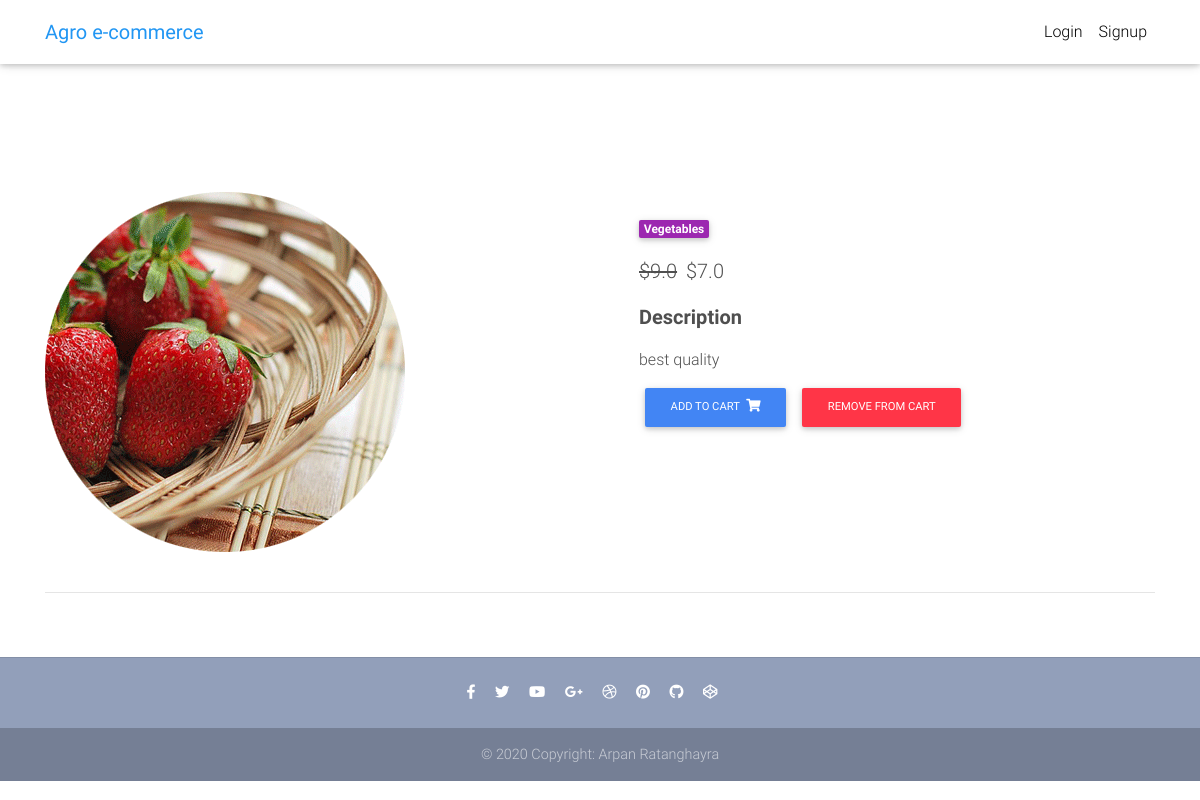
The app's page /product/0/ with its own data.
### core/models.py (models this page shows, shortened)
class Item(models.Model):
    title = models.CharField(max_length=100)
    price = models.FloatField()
    discount_price = models.FloatField(blank=True, null=True)
    category = models.CharField(choices=CATEGORY_CHOICES, max_length=2)
    label = models.CharField(choices=LABEL_CHOICES, max_length=1)
    slug = models.SlugField()
    description = models.TextField()
    image = models.ImageField()
    def get_add_to_cart_url(self):
        return reverse("core:add-to-cart", kwargs={
            'slug': self.slug
        })
    def get_remove_from_cart_url(self):
        return reverse("core:remove-from-cart", kwargs={
            'slug': self.slug
        })

### core/views.py (the view)
# urls.py: path('product/<slug>/', ItemDetailView.as_view(), name='product'),
class ItemDetailView(DetailView):
    model = Item
    template_name = "product.html"

### templates/product.html (shortened to what this page needs)
{% extends "base.html" %}
{% block content %}
<main class="mt-5 pt-4">
  <div class="container dark-grey-text mt-5">
    <div class="row wow fadeIn">
      <div class="col-md-6 mb-4">
        <img src="{{object.image.url}}" class="imgfluid" alt="">
      </div>
      <div class="col-md-6 mb-4">
        <div class="p-4">
          <div class="mb-3">
            <a href="">
              <span class="badge purple mr-1">{{ object.get_category_display }}</span>
            </a>
          </div>
          <p class="lead">
            {% if object.discount_price %}
            <span class="mr-1">
              <del>${{ object.price }}</del>
            </span>
            <span>${{ object.discount_price }}</span>
            {% else %}
            <span>${{ object.price }}</span>
            {% endif %}
          </p>
          <p class="lead font-weight-bold">Description</p>
          <p>{{ object.description }}</p>
          <a href="{{ object.get_add_to_cart_url }}" class="btn btn-primary btn-md my-0 p">
            Add to cart
            <i class="fas fa-shopping-cart ml-1"></i>
          </a>
          <a href="{{ object.get_remove_from_cart_url }}" class="btn btn-danger btn-md my-0 p">
            Remove from cart
          </a>
        </div>
      </div>
    </div>
    <hr>
    <div class="row wow fadeIn">
    </div>
  </div>
</main>
{% endblock content %}

### templates/base.html (style rules this page uses)
html, body, header, .carousel { height: 60vh; }

### records on screen
Item: image (picture), category "Vegetables", price "9.0", discount_price "7.0", description "best quality"
